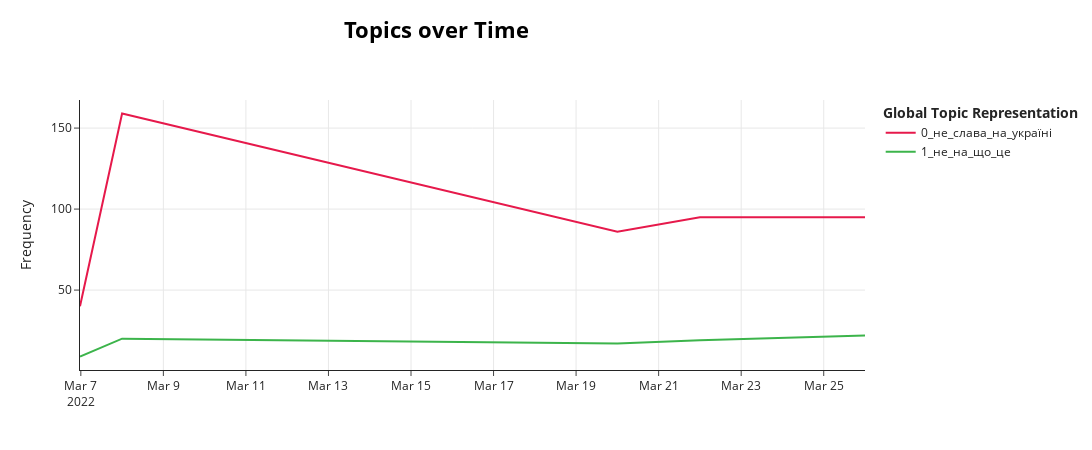

Notebook cell for this chart:
### Code cell
# Topics over time
topics_over_time = topic_model.topics_over_time(docs, dates, nr_bins=20)
#topic_model.visualize_topics_over_time(topics_over_time, top_n_topics=20)

visualize_topics_over_time(topic_model, topics_over_time, top_n_topics=20)




# Visualize topics over time with the updated colors
#visualize_topics_over_time(model, topics_over_time)

### Figure 1 — Plotly figure (JSON) as saved in the notebook; plotly's stock layout.template omitted (floating-point values rounded to 4 significant figures)
{"data": [{"hoverinfo": "text", "hovertext": ["<b>Topic 0</b><br>Words: це, що, не, на, україні", "<b>Topic 0</b><br>Words: не, слава, на, україні, що", "<b>Topic 0</b><br>Words: не, слава, на, що, україні", "<b>Topic 0</b><br>Words: не, слава, україні, це, на", "<b>Topic 0</b><br>Words: не, на, це, україні, слава"], "marker": {"color": "#e6194b"}, "mode": "lines", "name": "0_не_слава_на_україні", "type": "scatter", "x": ["2022-03-06T23:31:12", "2022-03-08T00:00:00", "2022-03-20T00:00:00", "2022-03-22T00:00:00", "2022-03-26T00:00:00"], "y": [40, 159, 86, 95, 95]}, {"hoverinfo": "text", "hovertext": ["<b>Topic 1</b><br>Words: не, та, на, щоб, що", "<b>Topic 1</b><br>Words: не, що, на, це, ми", "<b>Topic 1</b><br>Words: не, на, ми, що, до", "<b>Topic 1</b><br>Words: не, це, на, що, та", "<b>Topic 1</b><br>Words: не, на, це, та, до"], "marker": {"color": "#3cb44b"}, "mode": "lines", "name": "1_не_на_що_це", "type": "scatter", "x": ["2022-03-06T23:31:12", "2022-03-08T00:00:00", "2022-03-20T00:00:00", "2022-03-22T00:00:00", "2022-03-26T00:00:00"], "y": [9, 20, 17, 19, 22]}], "layout": {"height": 450, "hoverlabel": {"bgcolor": "white", "font": {"family": "Rockwell", "size": 16}}, "legend": {"title": {"text": "<b>Global Topic Representation"}}, "title": {"font": {"color": "Black", "size": 22}, "text": "<b>Topics over Time", "x": 0.4, "xanchor": "center", "y": 0.95, "yanchor": "top"}, "width": 1250, "xaxis": {"showgrid": true}, "yaxis": {"showgrid": true, "title": {"text": "Frequency"}}}}
